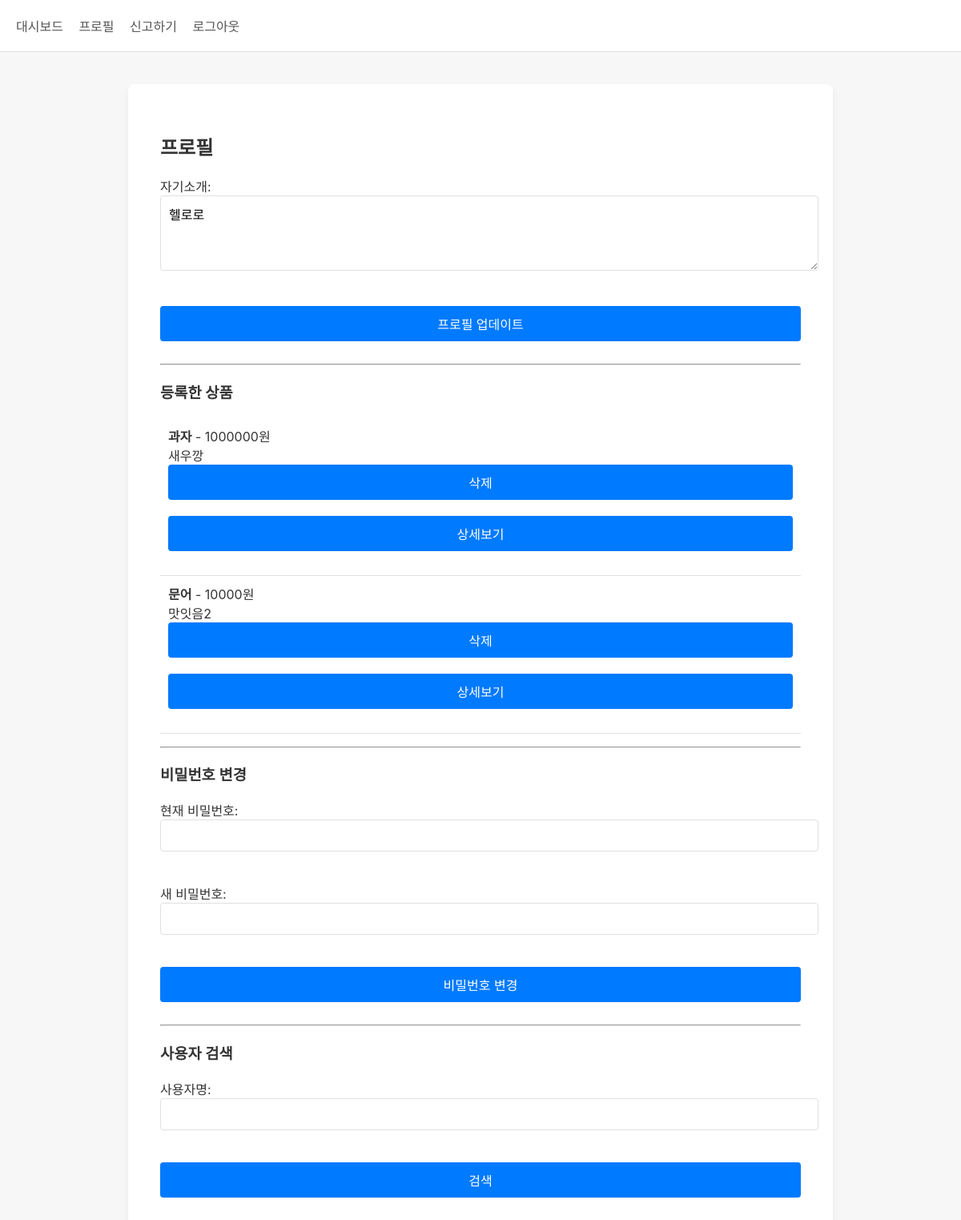
Before: /profile (signed in) with the older database file.
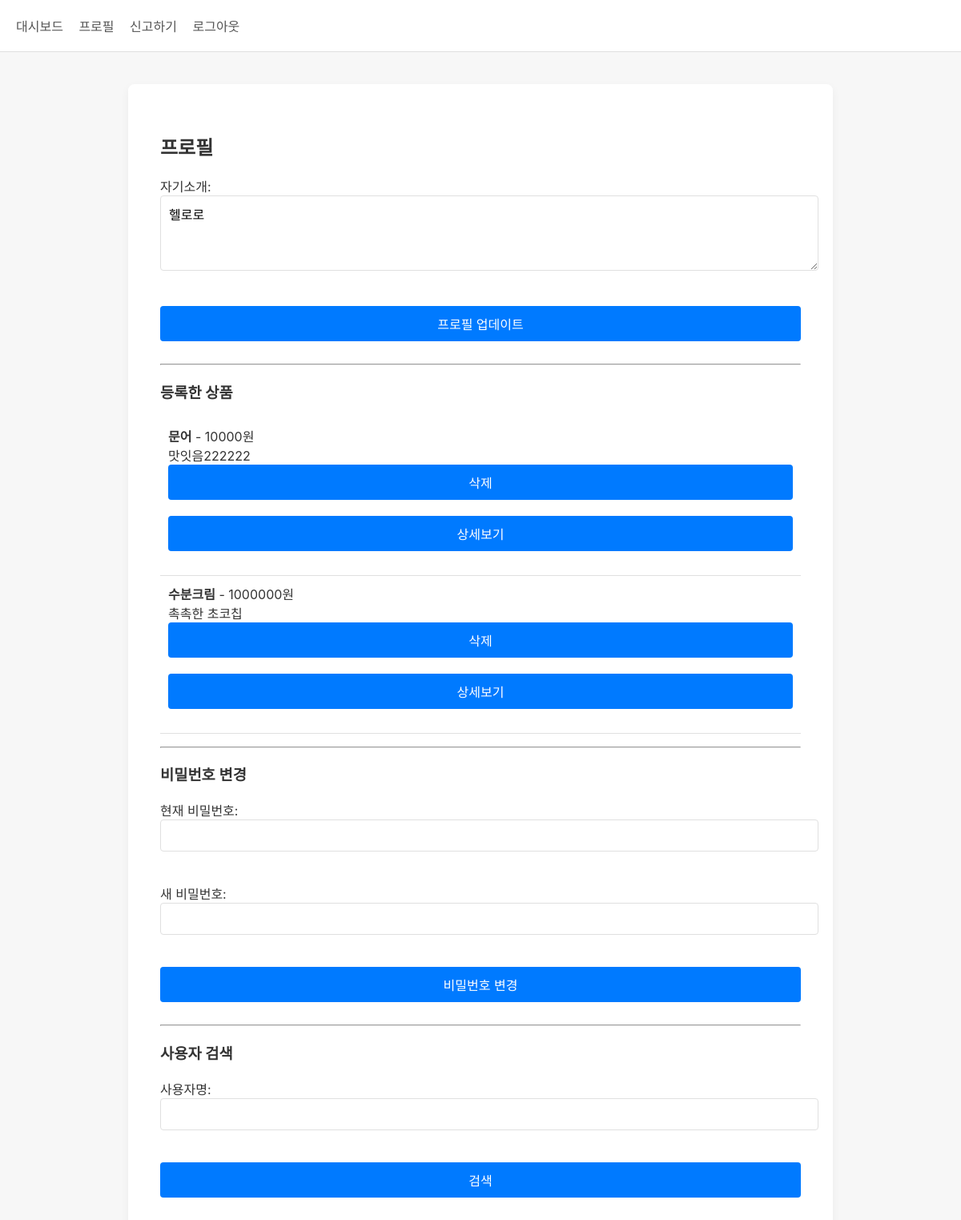
After: the same page with the newer database file.
### tables this page shows
CREATE TABLE user (
                id TEXT PRIMARY KEY,
                username TEXT UNIQUE NOT NULL,
                password TEXT NOT NULL,
                bio TEXT,
                role TEXT DEFAULT 'user'
            );

CREATE TABLE product (
                id TEXT PRIMARY KEY,
                title TEXT NOT NULL,
                description TEXT NOT NULL,
                price TEXT NOT NULL,
                seller_id TEXT NOT NULL,
                report_count INTEGER DEFAULT 0  -- 신고 횟수 필드 추가
            );

### app.py (the view, shortened to what this page needs)
@app.route('/profile', methods=['GET', 'POST'])
def profile():
    if 'user_id' not in session:
        return redirect(url_for('login'))
    db = get_db()
    cursor = db.cursor()
    cursor.execute("SELECT * FROM user WHERE id = ?", (session['user_id'],))
    current_user = cursor.fetchone()
    searched_user = None
    searched_products = []
    if current_user['role'] == 'admin':
        cursor.execute("SELECT * FROM product")
        user_products = cursor.fetchall()
    else:
        cursor.execute("SELECT * FROM product WHERE seller_id = ?", (session['user_id'],))
        user_products = cursor.fetchall()
    return render_template(
        'profile.html',
        user=current_user,
        searched_user=searched_user,
        searched_products=searched_products,
        user_products=user_products
    )

### app.py (called while the page is built)
def get_db():
    db = getattr(g, '_database', None)
    if db is None:
        db = g._database = sqlite3.connect(DATABASE)
        db.row_factory = sqlite3.Row  # 결과를 dict처럼 사용하기 위함
    return db

@app.teardown_appcontext
def close_connection(exception):
    db = getattr(g, '_database', None)
    if db is not None:
        db.close()

### templates/profile.html (shortened to what this page needs)
{% extends "base.html" %}
{% block content %}
<h2>프로필</h2>
<form method="post" autocomplete="off">
  <label for="bio">자기소개:</label><br>
  <textarea id="bio" name="bio" rows="4" cols="50" maxlength="500" required>{{ user['bio'] }}</textarea><br><br>
  <button type="submit">프로필 업데이트</button>
</form>
<hr>
<h3>등록한 상품</h3>
{% if user_products %}
<ul>
  {% for product in user_products %}
  <li>
    <strong>{{ product['title'] }}</strong> - {{ product['price'] }}원<br>
    {{ product['description'] }}
    <form method="post" style="display:inline;">
      <button type="submit" onclick="return confirm('정말로 삭제하시겠습니까?')">삭제</button>
    </form>
    <a href="{{ url_for('view_product', product_id=product['id']) }}">
      <button>상세보기</button>
    </a>
  </li>
  {% endfor %}
</ul>
{% else %}
<p>등록한 상품이 없습니다.</p>
{% endif %}
<hr>
<h3>비밀번호 변경</h3>
<form method="post" autocomplete="off">
  <label for="current_password">현재 비밀번호:</label><br>
  <input type="password" id="current_password" name="current_password" required minlength="6" maxlength="32"><br><br>
  <label for="new_password">새 비밀번호:</label><br>
  <input type="password" id="new_password" name="new_password" required minlength="6" maxlength="32"
        pattern="^[a-zA-Z0-9!@#$%^&*()_+={}\[\]:;'<>.,?/\\|-]+$"
        title="6~32자, 영문/숫자/특수문자 조합만 허용됩니다."><br><br>
  <button type="submit">비밀번호 변경</button>
</form>
<hr>
<h3>사용자 검색</h3>
<form method="post" autocomplete="off">
  <label for="search_username">사용자명:</label><br>
  <input type="text" id="search_username" name="search_username" required maxlength="20"
         pattern="^[a-zA-Z0-9_]+$" title="영문, 숫자, 밑줄(_)만 입력 가능합니다."><br><br>
  <button type="submit">검색</button>
</form>
{% endblock %}

### templates/base.html (shortened to what this page needs)
<!DOCTYPE html>
<html lang="ko">
<head>
</head>
<body>
  <nav>
    {% if session.get('user_id') %}
      <a href="{{ url_for('dashboard') }}">대시보드</a>
      <a href="{{ url_for('profile') }}">프로필</a>
      <a href="{{ url_for('report') }}">신고하기</a>
      <a href="{{ url_for('logout') }}">로그아웃</a>
    {% else %}
      <a href="{{ url_for('login') }}">로그인</a>
      <a href="{{ url_for('register') }}">회원가입</a>
    {% endif %}
  </nav>
  <div class="container">
    {% block content %}{% endblock %}
  </div>
</body>
</html>

### templates/base.html (style rules this page uses)
body { background-color: #F7F7F7; font-family: -apple-system, BlinkMacSystemFont, "Segoe UI", Roboto, Helvetica, Arial, sans-serif; margin: 0; padding: 0; color: #333; }
nav { background-color: #fff; padding: 20px; border-bottom: 1px solid #e0e0e0; }
nav a { text-decoration: none; color: #555; margin-right: 15px; font-weight: 500; }
.container { max-width: 800px; margin: 40px auto; background-color: #fff; padding: 40px; box-shadow: 0 4px 12px rgba(0, 0, 0, 0.05); border-radius: 8px; }
h1, h2, h3 { font-weight: 600; margin-bottom: 20px; }
input, textarea, button { width: 100%; padding: 10px; margin-bottom: 20px; border: 1px solid #e0e0e0; border-radius: 4px; font-size: 16px; }
button { background-color: #007AFF; color: #fff; border: none; cursor: pointer; transition: background-color 0.2s; }
ul { list-style: none; padding: 0; }
li { padding: 10px; border-bottom: 1px solid #e0e0e0; }

Changed rows visible on the page:
removed product: title "과자", price "1000000", description "새우깡"
changed product "문어": description "맛잇음2" → "맛잇음222222"
added product: title "수분크림", price "1000000", description "촉촉한 초코칩"
